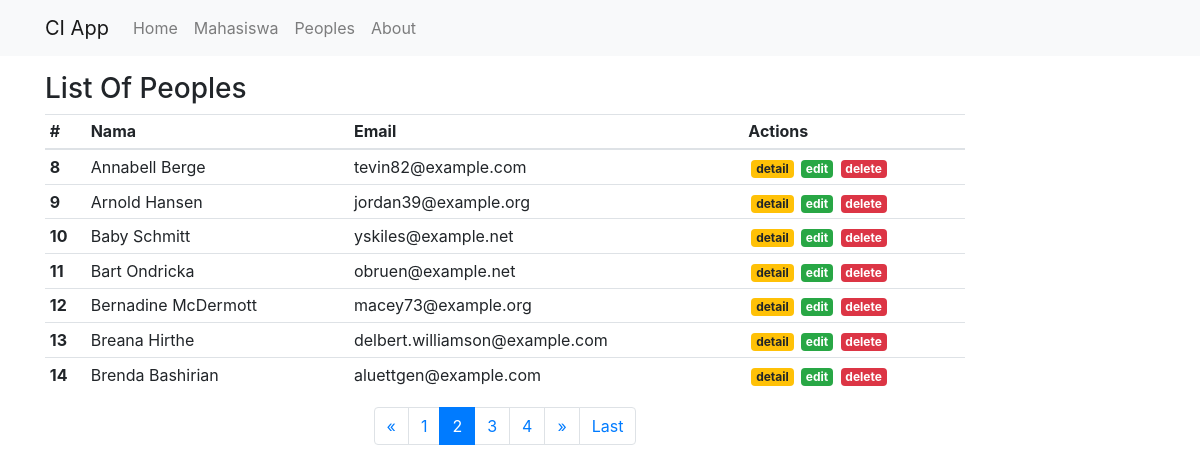
/peoples/index/7, run on the app's committed database.
### tables this page shows
CREATE TABLE `peoples` (
  `id` int(9) unsigned NOT NULL AUTO_INCREMENT,
  `name` varchar(100) NOT NULL,
  `address` varchar(255) NOT NULL,
  `email` varchar(100) NOT NULL,
  PRIMARY KEY (`id`),
  KEY `email` (`email`)
);

### index.php (called while the page is built, shortened)
<?php
require_once BASEPATH.'core/CodeIgniter.php';

### application/config/config.php (called while the page is built, shortened)
<?php
$config['base_url'] = 'http://localhost/ngobar/';
$config['index_page'] = '';
$config['uri_protocol']    = 'REQUEST_URI';
$config['url_suffix'] = '';
$config['language']    = 'english';
$config['charset'] = 'UTF-8';
$config['enable_hooks'] = false;
$config['subclass_prefix'] = 'MY_';
$config['composer_autoload'] = false;
$config['permitted_uri_chars'] = 'a-z 0-9~%.:_\-';
$config['enable_query_strings'] = false;
$config['controller_trigger'] = 'c';
$config['function_trigger'] = 'm';
$config['directory_trigger'] = 'd';
$config['allow_get_array'] = true;
$config['log_threshold'] = 0;
$config['log_path'] = '';
$config['log_file_extension'] = '';
$config['log_file_permissions'] = 0644;
$config['log_date_format'] = 'Y-m-d H:i:s';
$config['error_views_path'] = '';
$config['cache_path'] = '';
$config['cache_query_string'] = false;
$config['encryption_key'] = '';
$config['sess_driver'] = 'files';
$config['sess_cookie_name'] = 'ci_session';
$config['sess_expiration'] = 7200;
$config['sess_save_path'] = null;
$config['sess_match_ip'] = false;
$config['sess_time_to_update'] = 300;
$config['sess_regenerate_destroy'] = false;
$config['cookie_prefix']    = '';
$config['cookie_domain']    = '';
$config['cookie_path']        = '/';
$config['cookie_secure']    = false;
$config['cookie_httponly']     = false;
$config['standardize_newlines'] = false;
$config['global_xss_filtering'] = false;
$config['csrf_protection'] = false;
$config['csrf_token_name'] = 'csrf_test_name';
$config['csrf_cookie_name'] = 'csrf_cookie_name';
$config['csrf_expire'] = 7200;
$config['csrf_regenerate'] = true;
$config['csrf_exclude_uris'] = array();
$config['compress_output'] = false;
$config['time_reference'] = 'local';
$config['rewrite_short_tags'] = false;
$config['proxy_ips'] = '';

### application/models/Peoples_model.php (called while the page is built, shortened)
<?php
class Peoples_model extends CI_Model
{
    public function getPeoples($limit, $start)
    {
        $this->db->order_by('name', 'ASC');
        return $this->db->get('peoples', $limit, $start)->result_array();
    }
    public function countAllPeoples()
    {
        return $this->db->get('peoples')->num_rows();
    }
}

### application/views/peoples/index.php (the view)
<div class="container">
    <div class="row">
        <div class="col-md-10">
            <h3 class="mt-3">List Of Peoples</h3>
            <table class="table table-sm">
                <thead>
                    <tr>
                        <th>#</th>
                        <th>Nama</th>
                        <th>Email</th>
                        <th>Actions</th>
                    </tr>
                </thead>
                <tbody>
                    <?php foreach ($peoples as $people) : ?>
                        <tr>
                            <th><?= ++$start; ?></th>
                            <td><?= $people['name']; ?></td>
                            <td><?= $people['email']; ?></td>
                            <td>
                                <a href="" class="badge badge-warning">detail</a>
                                <a href="" class="badge badge-success">edit</a>
                                <a href="" class="badge badge-danger">delete</a>
                            </td>
                        </tr>
                    <?php endforeach; ?>
                </tbody>
            </table>
            <?= $this->pagination->create_links(); ?>
        </div>
    </div>
</div>

### assets/css/style.css (style rules this page uses)
.badge { margin-left: 3px; }

### data on the page
peoples: name "Annabell Berge", email "tevin82@example.com"
peoples: name "Arnold Hansen", email "jordan39@example.org"
peoples: name "Baby Schmitt", email "yskiles@example.net"
peoples: name "Bart Ondricka", email "obruen@example.net"
peoples: name "Bernadine McDermott", email "macey73@example.org"
peoples: name "Breana Hirthe", email "delbert.williamson@example.com"
peoples: name "Brenda Bashirian", email "aluettgen@example.com"

### other printed values
$this->pagination->create_links() "« 1 2 3 4 » Last"
